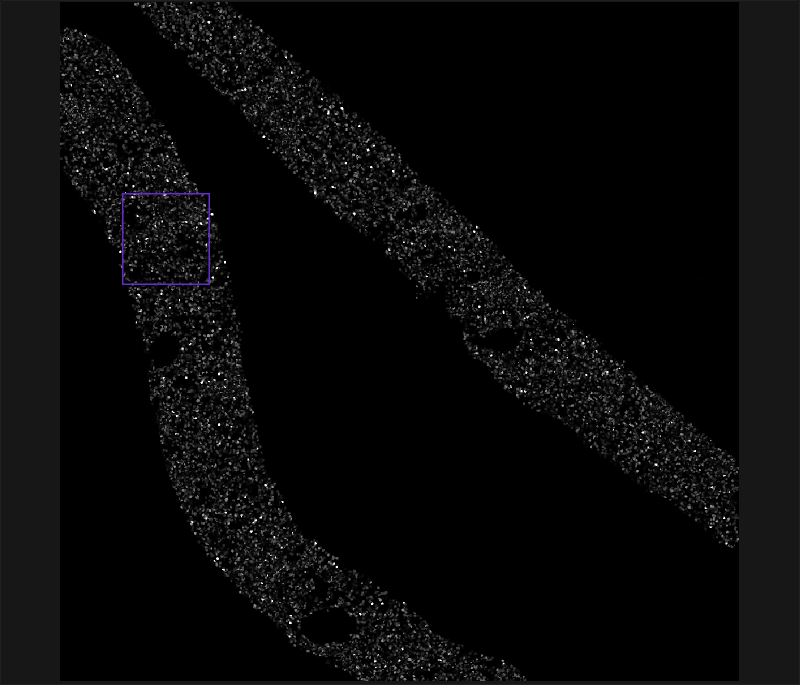
#> input picture image.png, 1600 x 1370 px (shown at 1/2 size); its folder holds only this picture in this run
$ python -i alignment_utils.py   (imports and definitions only)
#> lines starting #> are read from the running program, lines starting #| are printed output that depends on the picture; after the words box and inside, x2 and y2 are one past the last pixel; in counts of white or black regions, pixels touching at a corner belong together
### utils.py
import logging
import os
import sys

import cv2
import numpy as np
import tifffile as tiff
from numpy.typing import NDArray
from PyQt6.QtGui import QImage, QPixmap
from skimage.filters import threshold_otsu
logger = logging.getLogger(__name__)

_CV2_WARP_DTYPES = (np.uint8, np.uint16, np.int16, np.float32, np.float64)


# [130 lines left out: functions to_cv2_friendly, numpy_to_qimage, qimage_to_numpy, to_pixmap, is_grayscale, to_uint8_rgb, not called in this run]


def to_uint8(image):
    """Convert image to uint8 with proper scaling"""
    # Check if image is already uint8
    if image.dtype == np.uint8:
        return image
    if not is_grayscale(image):
        return to_uint8_rgb(image)
    # Convert to float and scale to 0-255
    img_float = image.astype(np.float32)
    if img_float.max() > img_float.min():  # Check to avoid division by zero
        img_norm = (img_float - img_float.min()) * (
            255.0 / (img_float.max() - img_float.min())
        )
        return img_norm.astype(np.uint8)
    else:
        logger.warning("Image has no variation, returning zeros")
        return np.zeros_like(image, dtype=np.uint8)


# [61 lines left out: functions calculate_ncc, to_uint16_from_uint8, normalize_to_uint8, not called in this run]


def rgb2gray(rgb):
    return np.dot(rgb[..., :3], [0.2989, 0.5870, 0.1140])


# [346 lines left out: functions convert_image_to_gray, adjustContrast, grayscale_to_agrb, gaussian_kernel_1d, downsample, adjust_contrast and 12 more, not called in this run]


def get_home_dir():
    return os.path.expanduser("~")


def get_desktop_dir():
    return os.path.join(get_home_dir(), "Desktop")


# [9 lines left out: function get_most_recent_file, not called in this run]


def get_file_name(path: str):
    return os.path.basename(path)


def get_file_ext(path: str):
    return os.path.splitext(path)[1]


def get_file_dir(path: str):
    return os.path.dirname(path)


def get_file_name_without_ext(path: str):
    return os.path.splitext(get_file_name(path))[0]


# [14 lines left out: functions get_files_in_dir, get_sub_dirs, not called in this run]


def create_dir(directory: str):
    if not os.path.exists(directory):
        os.makedirs(directory)


# [4 lines left out: function get_shared_contrast_limits, not called in this run]


def get_shared_dtype(images: list[np.ndarray]):
    return np.find_common_type([img.dtype for img in images], [])


# [176 lines left out: functions get_shared_shape, get_shared_ndim, get_shared_itemsize, get_shared_strides, get_shared_flags, check_images_are_compatible and 14 more, not called in this run]


def get_dummy_label_image(shape=(100, 100), num_labels=10):
    return np.random.randint(0, num_labels, shape, dtype=np.uint16)


def get_dummy_distance_transform_image(shape=(100, 100)):
    return np.random.rand(*shape).astype(np.float32)


def get_dummy_binary_image(shape=(100, 100)):
    return np.random.randint(0, 2, shape, dtype=np.bool_)


def get_dummy_rgb_image(shape=(100, 100, 3)):
    return np.random.randint(0, 256, shape, dtype=np.uint8)


def get_dummy_rgba_image(shape=(100, 100, 4)):
    return np.random.randint(0, 256, shape, dtype=np.uint8)


def get_dummy_grayscale_image(shape=(100, 100), dtype=np.uint8):
    return get_dummy_image(shape, dtype)


# [16 lines left out: functions get_dummy_image_with_nan, get_dummy_image_with_inf, get_dummy_image_with_negative, not called in this run]


def get_dummy_image_with_zero_std(shape=(100, 100)):
    return np.ones(shape, dtype=np.uint8)


# [88 lines left out: functions get_dummy_image_with_two_values, get_dummy_image_with_three_values, get_dummy_image_with_four_values, get_dummy_image_with_five_values, get_dummy_image_with_six_values, get_dummy_image_with_seven_values and 3 more, not called in this run]

### core/alignment_utils.py
import heapq
import logging
import cv2
import numpy as np

from utils import to_uint8

logger = logging.getLogger(__name__)

# [11 lines left out: function adjust_contrast, not called in this run]

def find_points(image, min_circularity=0.5, top_k=500):
    """Finds contour centers/centroids filtered by minimum circularity, sorted by area."""
#> called with min_circularity = 0.5, top_k = 500
    image = to_uint8(image.copy())
    image = cv2.GaussianBlur(image, (3, 3), 0)  # Reduce noise
    thresh = cv2.adaptiveThreshold(
        image,
        255,
        cv2.ADAPTIVE_THRESH_GAUSSIAN_C,
        cv2.THRESH_BINARY,
        blockSize=11,
        C=2,
    )
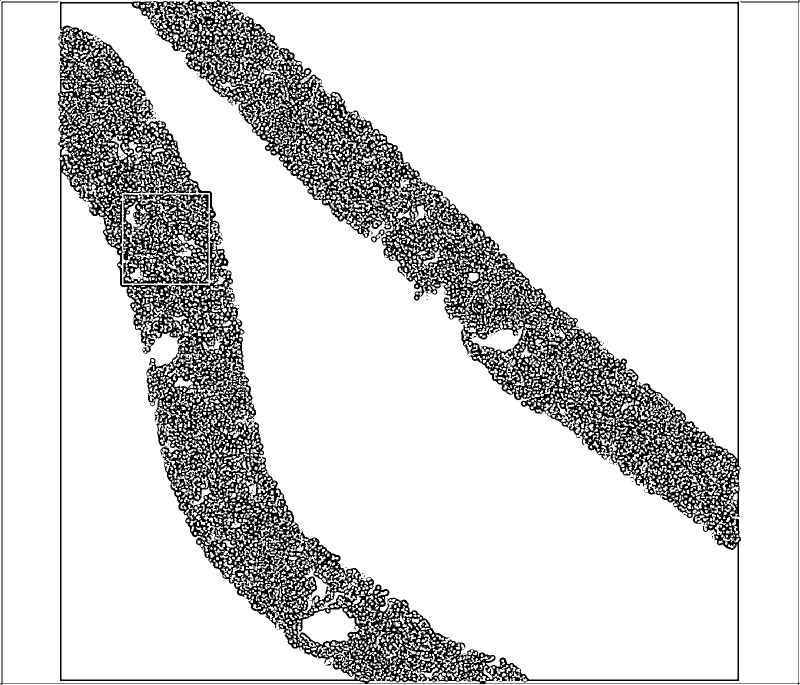
#> thresh: shape (1370, 1600) (shown at 1/2 size); 84.8% white; 249 black regions (233 under 20 px)
    contours, _ = cv2.findContours(
        thresh, cv2.RETR_EXTERNAL, cv2.CHAIN_APPROX_SIMPLE
    )
#> contours = 4429 contours, 2425 with area under 20; largest, box (x1, y1, x2, y2) and area: (123, 7, 1475, 1359) 597264, (455, 7, 1475, 918) 466652, (123, 345, 710, 1359) 228241, (439, 0, 1597, 1367) 166314, (0, 0, 730, 1367) 161505
    # Use a min-heap to keep top_k largest area centers
    heap = []
    for cnt in contours:
        area = cv2.contourArea(cnt)
        perimeter = cv2.arcLength(cnt, True)
        if perimeter == 0:
            continue
        circularity = 4 * np.pi * area / (perimeter**2)
        if circularity >= min_circularity:
            M = cv2.moments(cnt)
            if M["m00"] != 0:
                cx = int(M["m10"] / M["m00"])
                cy = int(M["m01"] / M["m00"])
                # Push to heap as (area, (cx, cy))
                if len(heap) < top_k:
                    heapq.heappush(heap, (area, (cx, cy)))
                else:
                    heapq.heappushpop(heap, (area, (cx, cy)))
#> this loop made 4429 passes
#> (area, perimeter, circularity, cx, cy) on passes 9, 11, 16, 28, 33, 35, 38, 47, 62, 84, 88, 123: (35.5, 25.9, 0.665, 794, 1357), (24, 24.49, 0.503, 955, 1355), (24.5, 19.9, 0.777, 802, 1353), (34.5, 24.73, 0.709, 1007, 1349), (31.5, 27.9, 0.509, 911, 1348), (32.5, 26.73, 0.572, 887, 1348), (21.5, 21.07, 0.609, 778, 1347), (32.5, 27.56, 0.538, 700, 1346), (31, 25.31, 0.608, 930, 1339), (22, 20.49, 0.659, 801, 1332), (20.5, 19.07, 0.708, 671, 1331), (22, 21.31, 0.609, 713, 1322)
#> (area, perimeter, circularity) on passes 10, 12, 17, 24, 26, 27: (58.5, 46.73, 0.337), (59.5, 68.53, 0.159), (36, 32.97, 0.416), (56, 44.63, 0.353), (20.5, 24.73, 0.421), (25.5, 31.56, 0.322)
    # Extract centers from heap, sorted by area descending
    top_centers = [center for _, center in sorted(heap, reverse=True)]
#> top_centers = 500 pairs, first value 124 to 1466, second value 7 to 1357
    return np.array(top_centers)

# [86 lines left out: functions find_points_robust, try_optical_flow_alignment, not called in this run]

>>> import cv2
>>> picture = cv2.imread('../image.png', cv2.IMREAD_GRAYSCALE)
>>> result = find_points(picture)
#> result has the same summary as top_centers in find_points
